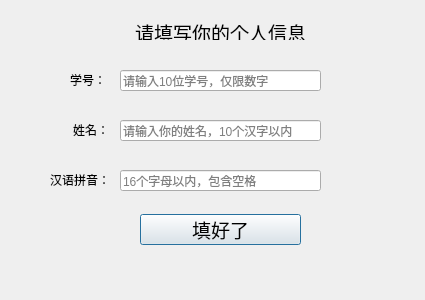
<?xml version="1.0" encoding="UTF-8"?>
<ui version="4.0">
 <class>userInfoDialog</class>
 <widget class="QDialog" name="userInfoDialog">
  <property name="geometry">
   <rect>
    <x>0</x>
    <y>0</y>
    <width>425</width>
    <height>300</height>
   </rect>
  </property>
  <property name="windowTitle">
   <string>OpenCV Face Recognition System - UserInfo</string>
  </property>
  <widget class="QLineEdit" name="cnNameLineEdit">
   <property name="geometry">
    <rect>
     <x>120</x>
     <y>120</y>
     <width>201</width>
     <height>21</height>
    </rect>
   </property>
   <property name="toolTip">
    <string/>
   </property>
   <property name="alignment">
    <set>Qt::AlignLeading|Qt::AlignLeft|Qt::AlignVCenter</set>
   </property>
   <property name="placeholderText">
    <string>请输入你的姓名，10个汉字以内</string>
   </property>
   <property name="clearButtonEnabled">
    <bool>true</bool>
   </property>
  </widget>
  <widget class="QLabel" name="enNameLabel">
   <property name="geometry">
    <rect>
     <x>50</x>
     <y>164</y>
     <width>61</width>
     <height>31</height>
    </rect>
   </property>
   <property name="text">
    <string>汉语拼音：</string>
   </property>
  </widget>
  <widget class="QLabel" name="stuIDLabel">
   <property name="geometry">
    <rect>
     <x>70</x>
     <y>64</y>
     <width>41</width>
     <height>31</height>
    </rect>
   </property>
   <property name="text">
    <string>学号：</string>
   </property>
  </widget>
  <widget class="QLabel" name="cnNameLabel">
   <property name="geometry">
    <rect>
     <x>73</x>
     <y>114</y>
     <width>41</width>
     <height>31</height>
    </rect>
   </property>
   <property name="text">
    <string>姓名：</string>
   </property>
  </widget>
  <widget class="QPushButton" name="okButton">
   <property name="geometry">
    <rect>
     <x>140</x>
     <y>214</y>
     <width>161</width>
     <height>31</height>
    </rect>
   </property>
   <property name="font">
    <font>
     <family>楷体</family>
     <pointsize>14</pointsize>
    </font>
   </property>
   <property name="text">
    <string>填好了</string>
   </property>
  </widget>
  <widget class="QLabel" name="msgLabel">
   <property name="geometry">
    <rect>
     <x>80</x>
     <y>254</y>
     <width>281</width>
     <height>21</height>
    </rect>
   </property>
   <property name="text">
    <string/>
   </property>
   <property name="alignment">
    <set>Qt::AlignCenter</set>
   </property>
  </widget>
  <widget class="QLabel" name="tipLabel">
   <property name="geometry">
    <rect>
     <x>100</x>
     <y>24</y>
     <width>241</width>
     <height>16</height>
    </rect>
   </property>
   <property name="font">
    <font>
     <family>楷体</family>
     <pointsize>14</pointsize>
    </font>
   </property>
   <property name="text">
    <string>请填写你的个人信息</string>
   </property>
   <property name="alignment">
    <set>Qt::AlignCenter</set>
   </property>
  </widget>
  <widget class="QLineEdit" name="enNameLineEdit">
   <property name="geometry">
    <rect>
     <x>120</x>
     <y>170</y>
     <width>201</width>
     <height>21</height>
    </rect>
   </property>
   <property name="toolTip">
    <string/>
   </property>
   <property name="placeholderText">
    <string>16个字母以内，包含空格</string>
   </property>
   <property name="clearButtonEnabled">
    <bool>true</bool>
   </property>
  </widget>
  <widget class="QLineEdit" name="stuIDLineEdit">
   <property name="geometry">
    <rect>
     <x>120</x>
     <y>70</y>
     <width>201</width>
     <height>21</height>
    </rect>
   </property>
   <property name="toolTip">
    <string/>
   </property>
   <property name="placeholderText">
    <string>请输入10位学号，仅限数字</string>
   </property>
   <property name="clearButtonEnabled">
    <bool>true</bool>
   </property>
  </widget>
 </widget>
 <resources/>
 <connections/>
</ui>
